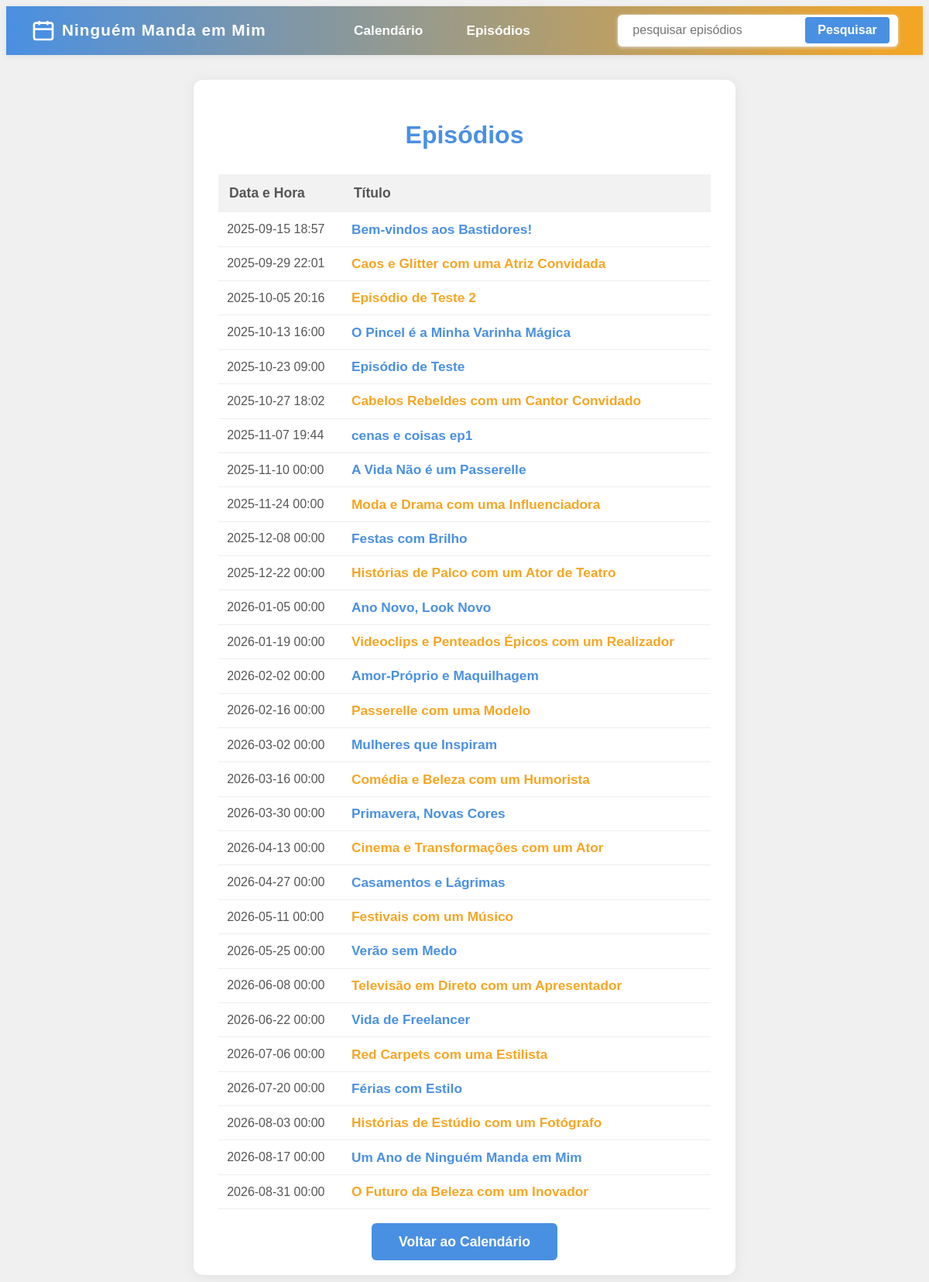
Before: /all_episodes with the older database file.
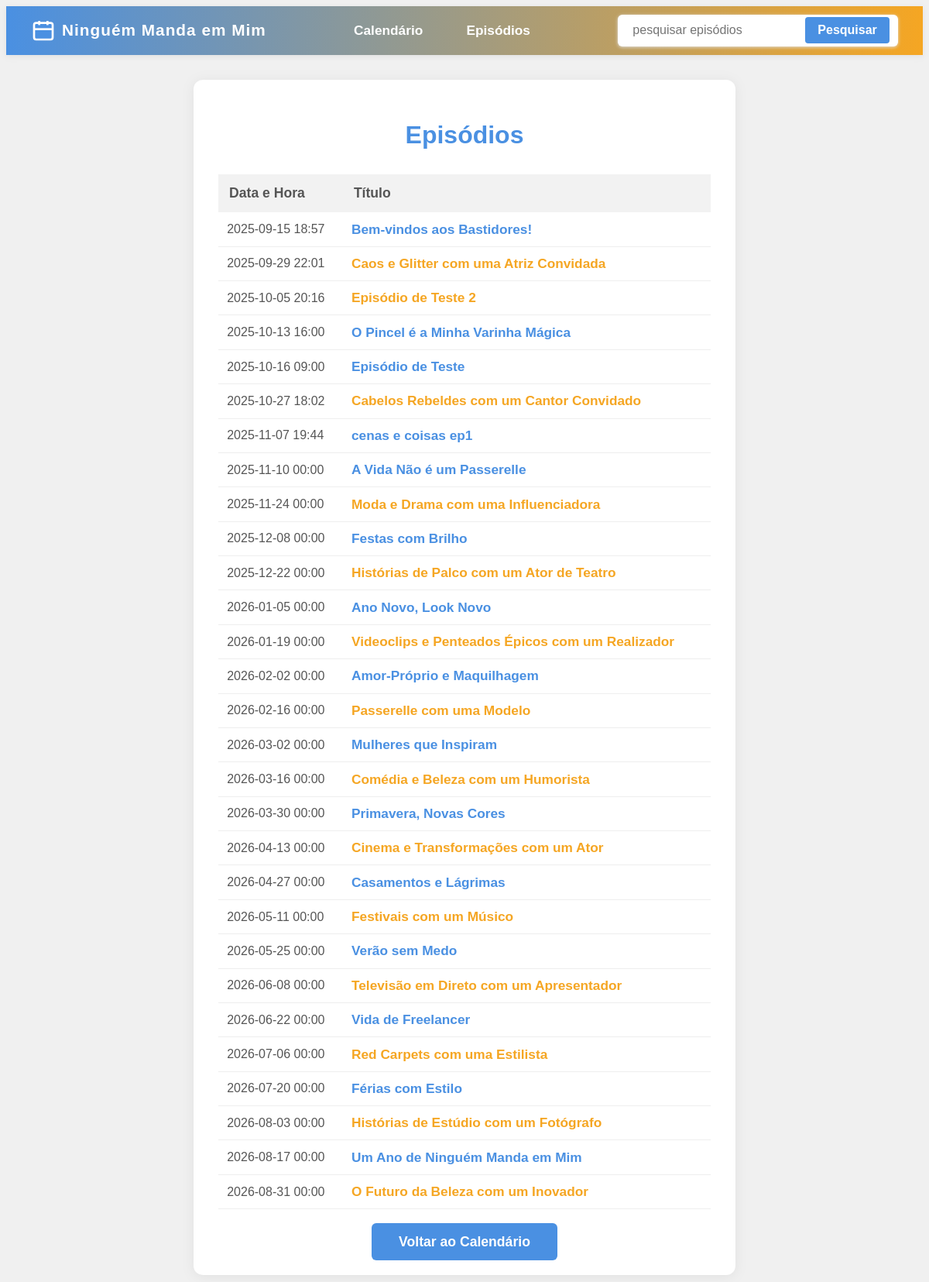
After: the same page with the newer database file.
### tables this page shows
CREATE TABLE episodes (
        id INTEGER PRIMARY KEY AUTOINCREMENT,
        podcast_id INTEGER,
        title TEXT NOT NULL,
        description TEXT,
        scheduled_date TIMESTAMP,
        type TEXT,
        guest TEXT,
        theme TEXT,
        announcement TEXT,
        FOREIGN KEY(podcast_id) REFERENCES podcasts(id)
    );

### routes/podcast_routes.py (the view)
@podcast_bp.route('/all_episodes')
def all_episodes():
    date_filter = request.args.get('date')
    conn = sqlite3.connect(DB_PATH)
    cursor = conn.cursor()
    try:
        if date_filter:
            cursor.execute('SELECT id, scheduled_date, title, type FROM episodes WHERE scheduled_date LIKE ? ORDER BY scheduled_date ASC', (f'{date_filter}%',))
        else:
            cursor.execute('SELECT id, scheduled_date, title, type FROM episodes ORDER BY scheduled_date ASC')
        episodes = [{'id': eid, 'scheduled_date': sd, 'title': t, 'type': tp} for eid, sd, t, tp in cursor.fetchall()]
    except sqlite3.OperationalError:
        episodes = []
    conn.close()
    return render_template('all_episodes.html', episodes=episodes)

### app.py (called while the page is built)
@app.context_processor
def inject_today():
    return dict(today=date.today())

### routes/podcast_routes.py (called while the page is built)
@podcast_bp.context_processor
def inject_calendar():
    from datetime import date
    today = date.today()
    offset = 0
    nav = request.args.get('calnav')
    jump_month = request.args.get('jump_month')
    jump_year = request.args.get('jump_year')
    if nav == 'prev':
        offset = int(request.args.get('offset', 0)) - 1
    elif nav == 'next':
        offset = int(request.args.get('offset', 0)) + 1
    elif nav == 'jump' and jump_month and jump_year:
        return {'calendar_months': get_calendar_data(0, jump_month, jump_year), 'offset': 0}
    else:
        offset = int(request.args.get('offset', 0))
    calendar_months = get_calendar_data(offset)
    return dict(calendar_months=calendar_months, offset=offset, today=today)

### templates/all_episodes.html (shortened to what this page needs)
<!DOCTYPE html>
<html lang="en">
<head>
    <link rel="stylesheet" href="/static/custom.css">
</head>
<body>
    {% include 'menu.html' %}
    <div style="max-width:700px; margin:2em auto;">
        <div style="background:#fff; border-radius:12px; box-shadow:0 2px 16px #e0e0e0; padding:2em;">
            <h1 style="font-size:2em; margin-bottom:1em; color:#4a90e2; text-align:center;">Episódios</h1>
            <table style="width:100%; border-collapse:collapse; margin-bottom:2em;">
                <thead>
                    <tr style="background:#f2f2f2;">
                        <th style="padding:0.8em; text-align:left; font-size:1.1em; color:#555;">Data e Hora</th>
                        <th style="padding:0.8em; text-align:left; font-size:1.1em; color:#555;">Título</th>
                    </tr>
                </thead>
                <tbody>
                    {% for episode in episodes %}
                    {% set color = '#555' %}
                    {% if episode.type == 'Solo' %}
                        {% set color = '#4a90e2' %}
                    {% elif episode.type == 'Convidado' %}
                        {% set color = '#f5a623' %}
                    {% endif %}
                    <tr style="border-bottom:1px solid #eee;">
                        <td style="padding:0.7em; color:#555;">{{ episode.scheduled_date|replace('T', ' ') }}</td>
                        <td style="padding:0.7em;">
                            <a href="/episode/{{ episode.id }}"
                               style="font-weight:600; text-decoration:none; font-size:1.08em; color:{{ color }};">
                                {{ episode.title }}
                            </a>
                        </td>
                    </tr>
                    {% endfor %}
                </tbody>
            </table>
            <div style="text-align:center;">
                <a href="/calendar_view" style="background:#4a90e2; color:#fff; border:none; padding:0.8em 2em; border-radius:6px; font-size:1.1em; font-weight:600; text-decoration:none; transition:background 0.2s;">Voltar ao Calendário</a>
            </div>
        </div>
    </div>
</body>
</html>

Changed rows visible on the page:
changed episodes "Episódio de Teste": scheduled_date "2025-10-23 09:00" → "2025-10-16 09:00"
